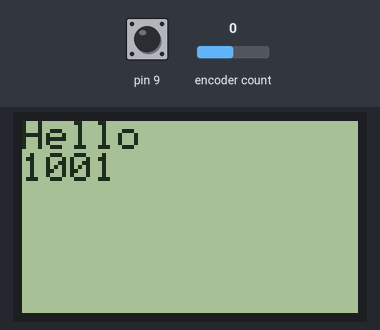
The sketch below on a simulated Arduino Uno, built with avr-gcc and run on an emulated ATmega328P. Shown: 84×48 one-colour display. The test bench sets the inputs (shaded band); at power-on: pin 9 HIGH, encoder count 0.

Above: at 1.6 s.
1.7 s: pin 9 pulled LOW for 0.15 s
At 3.2 s:
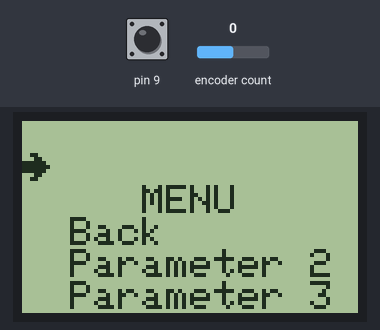
3.8 s: pin 9 pulled LOW for 0.15 s
At 5.1 s:
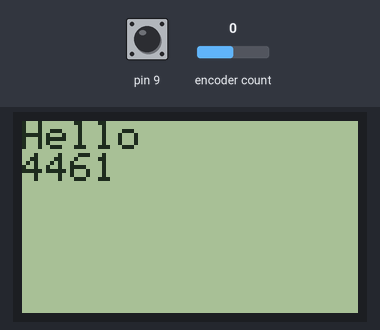
Timing chart, 0 to 6.8 s (numbered marks = the images above; inputs shaded):
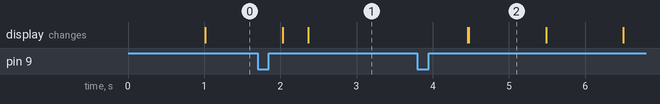

The sketch:

StandardMD3.ino
```cpp
#include "MD3.h"

unsigned long time;

void setup() {
    StartDisplay();
}

void loop(){
    enc.tick();
    if (millis()-time>1000){
        PrintMainPage();
        time = millis();
    }
    if (enc.isSingle()){
        MainMenu();
    }
}
```

MD3.h
```cpp
#include "Settings.h"

void checkTurning(uint8_t *pointer);
void PrintPointer(int pointer);
void PrintNumString(uint8_t num);
void PrintMainMenuPage(uint8_t counterMainMenu);
bool checkPressing(uint8_t pointer);


// Функция для подготовки дисплея к работе
void StartDisplay(){
    lcd.begin(); // Инциализация дисплея
    lcd.setContrast(255); // Макс. яркость
    lcd.clearDisplay();
    lcd.display();
    }
/////////////////////////////////////


// Стартовая страница
void PrintMainPage(){
    lcd.clearDisplay();
    lcd.setCursor(0,0);
    lcd.println("Hello");
    lcd.println(millis());
    lcd.display();
}
// Функция отображения метеоданных

////////////////////////////////////


// Главное меню
void MainMenu(){
    bool stopMenu = false;
    uint8_t counterMainMenu = 1;
    PrintMainMenuPage(counterMainMenu);
    delay(100);
    while(!stopMenu){
        enc.tick();
        stopMenu = checkPressing (counterMainMenu);
        checkTurning(&counterMainMenu);
        if (enc.isTurn()){
            PrintMainMenuPage (counterMainMenu);
        }
    }
}
// Страница отображения меню
void PrintMainMenuPage(uint8_t counterMainMenu){
    lcd.clearDisplay();
    //lcd.println(counterMainMenu);
    PrintNumString(0);
    for(uint8_t stringNumber = 1; stringNumber < LINES+1;stringNumber++){
        PrintNumString(counterMainMenu > LINES ? stringNumber + (counterMainMenu - LINES) : stringNumber);
        }
    PrintPointer(constrain (counterMainMenu, 1, LINES));
    lcd.display();
}

// Печать строки пункта меню

void PrintNumString(uint8_t num){
    char buffer[14]; //Максимальная длина строки
    int ptr = pgm_read_word(&(names[num]));
    int i = 0;
    do {
        buffer[i] = (char)(pgm_read_byte(ptr++));
        } while (buffer[i++] != NULL);
    lcd.println(buffer);
}

// Печать указателя меню

void PrintPointer(int pointer) {
    lcd.drawBitmap(0, 8 * pointer, marker, 8, 7, BLACK);
    }

// Функция выполняемая при выборе пункта меню
bool Back(void){
    lcd.clearDisplay();
    lcd.display();
    return true;
}
void func1(void) {
    lcd.clearDisplay();
    }

// Функция обработки нажатия кнопки
bool checkPressing(uint8_t counter){
    bool stopMenu = false;
    enc.tick();
    if (enc.isSingle()) {
        switch (counter) {
            case 1:
stopMenu = Back();break;
            case 2: break;
            case 3: break;
            case 4: break;
            case 5: break;
            case 6: break;
            case 7: break;
        }
        lcd.clearDisplay();
        if(stopMenu) {return stopMenu;}
        PrintMainMenuPage (counter);
        PrintPointer(counter);
        lcd.display();

        }
    return stopMenu;
}

// Проверка поворота энкодера
void checkTurning(uint8_t *counter){
    if (enc.isLeft()) {
       *counter = constrain(*counter - 1, 1, ITEMS - 1);
        }
    if (enc.isRight()){
       *counter = constrain(*counter + 1, 1, ITEMS - 1);
        }
}
```

Settings.h
```cpp
#include <SPI.h>
#include <Adafruit_GFX.h>
#include <Adafruit_PCD8544.h>
#include <GyverEncoder.h>

// LCD pins
#define CLK_L 4
#define DIN 5
#define DC 6
#define CE 7
#define RST 8
// Encoder pins
#define CLK_E 15
#define DT 14
#define SW 9
// I2C,SPI
#define SDA A4 //SDA
#define SCL A5 //SCL
#define MISO 12
#define MOSI 11
#define SCK 13
#define SS 10
// Меню
#define ITEMS 10 // Общее кол во пунктов
#define LINES 4 // Количество отображаемых строк

bool* enableMainMenu;

// Инициализация периферии
Adafruit_PCD8544 lcd = Adafruit_PCD8544(CLK_L,DIN,DC,CE,RST);
Encoder enc(CLK_E,DT , SW, TYPE2);
// Битмап с картинкой стрелочки
const unsigned char marker[] PROGMEM = {
    B00110000,
    B00011000,
    B11111100,
    B11111110,
    B11111100,
    B00011000,
    B00110000
    };

// Имена пунктов меню
const char i0[] PROGMEM =
"     MENU    ";
const char i1[] PROGMEM =
"  Back       ";
const char i2[] PROGMEM =
"  Parameter 2";
const char i3[] PROGMEM =
"  Parameter 3";
const char i4[] PROGMEM =
"  Parameter 4";
const char i5[] PROGMEM =
"  Parameter 5";
const char i6[] PROGMEM =
"  Parameter 6";
const char i7[] PROGMEM =
"  Parameter 7";
const char i8[] PROGMEM =
"  Parameter 8";
const char i9[] PROGMEM =
"  Parameter 9";

const char* const names[10] PROGMEM =
{ i0, i1, i2, i3, i4, i5, i6, i7, i8, i9 };


static int pointer = 0; // указатель меню

// Функция для вывода на дисплей указателя меню
void printPointer(int pointer) {
    lcd.drawBitmap(0, 8 * pointer, marker, 8, 7, BLACK);
    }

// Функция для печати строки из PROGMEM
void printMenuItem(int num) {
    char buffer[14]; //Максимальная длина строки
    int ptr = pgm_read_word(&(names[num]));
    int i = 0;
    do {
        buffer[i] = (char)(pgm_read_byte(ptr++));
        } while (buffer[i++] != NULL);
    lcd.println(buffer);
    }

// Функция отображения меню
void showMenu(int pointer) {
    lcd.clearDisplay();
    for (int i = 0; i < LINES +1; i++) {
            printMenuItem(pointer > LINES ? i + (pointer - LINES) : i);
        }
    printPointer(constrain(pointer, 0, LINES));
    lcd.display();
    }
```

Measured:
- after the input at 1.7 s, the display: first differs from a run without the input after 0.67 s (image 1)
- after the input at 3.8 s, the display: first changes after 0.66 s (image 2 shows a later state)
- what the display in image 2 shows lasts 1.0 s, from 4.5 s to 5.5 s
